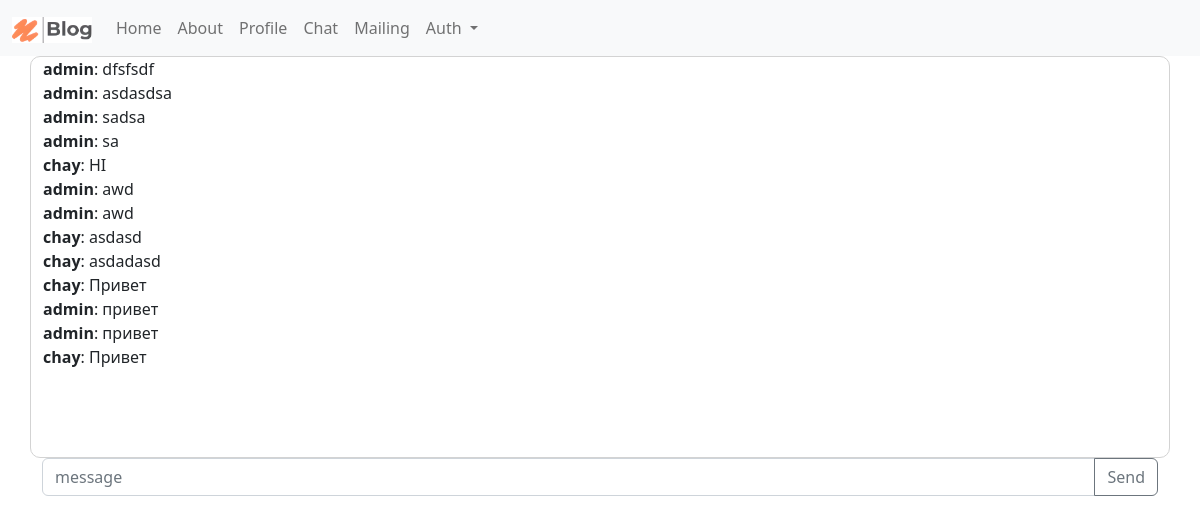
Page /chat/ on the committed database.
### chat/models.py (models this page shows)
class Message(models.Model):
    user = models.ForeignKey(User, related_name='messages', on_delete=models.CASCADE)
    content = models.TextField()
    date_added = models.DateTimeField(auto_now_add=True)
    class Meta:
        ordering = ('date_added',)

### chat/views.py (the view)
# urls.py: path('', views.lobby)
def lobby(request):
    messages = Message.objects.all()[::-1][0:25][::-1]
    return render(
        request,
        'chat/index.html', context={'messages': messages}
    )

### chat/templates/chat/index.html (shortened to what this page needs)
{% load static %}
<!DOCTYPE html>
<html lang="en">
<head>
    <link href="https://cdn.jsdelivr.net/npm/bootstrap@5.2.0-beta1/dist/css/bootstrap.min.css" rel="stylesheet">
</head>
<body>
    <nav class="navbar navbar-expand-lg bg-light">
  <div class="container-fluid">
    <a class="navbar-brand" href="/"><img src="{% static 'crblog/logo.png' %}" width="80px" height="auto"></a>
    <div class="collapse navbar-collapse" id="navbarSupportedContent">
      <ul class="navbar-nav me-auto mb-2 mb-lg-0">
          <li class="nav-item">
          <a class="nav-link" aria-current="page" href="/" >Home</a>
        </li>
        <li class="nav-item">
          <a class="nav-link" aria-current="page" href="/about/" >About</a>
        </li>
        <li class="nav-item">
          <a class="nav-link" href="/profile/">Profile</a>
        </li>
          <li class="nav-item">
          <a class="nav-link" href="/chat/">Chat</a>
        </li>
          <li class="nav-item">
          <a class="nav-link" href="/emailSend/">Mailing</a>
        </li>
        <li class="nav-item dropdown">
          <a class="nav-link dropdown-toggle" href="#" id="navbarDropdown" role="button" data-bs-toggle="dropdown" aria-expanded="false">
            Auth
          </a>
        </li>
      </ul>
    </div>
  </div>
</nav>
    <section class="section has-text-white">
            <div class="container">
            <div class="row">
                {% if user.is_superuser %}
            <div class="col-12 col-md-8" style="border: solid 1px lightgray;border-radius: 10px;">
                <div class="box messages" id="chat-messages" style="">
                    {% for m in messages %}<b>{{ m.user.username }}</b>: {{ m.content }}<br>{% endfor %}
                </div>
            </div>
            <div class="col-12 col-md-4" style="border: solid 1px lightgray;border-radius: 10px">
                <h3>Online Users</h3>
                <div class="box messages" id="online" >
                </div>
            </div>
                {% else %}
                <div class="col-12" style="border: solid 1px lightgray;border-radius: 10px;">
                <div class="box messages" id="chat-messages" style="">
                    {% for m in messages %}<b>{{ m.user.username }}</b>: {{ m.content }}<br>{% endfor %}
                </div>
            </div>
                {% endif %}
            <div class="col-12" >
                <div class="box">
                    <div class="media">
                        <div class="media-content">
                            <form method="post" action="." id="form">
                                <div class="input-group mb-3">
                                  <input name="message" type="text" class="form-control" placeholder="message" aria-label="message" aria-describedby="button-addon2">
                                  <button type="submit" class="btn btn-outline-secondary" type="button" id="button-addon2">Send</button>
                                </div>
                            </form>
                        </div>
                    </div>
                </div>
            </div>
        </div>
            </div>
    </section>
</body>
</html>

### chat/templates/chat/index.html (style rules this page uses)
.messages { height: 400px; overflow-y: auto; }

### rows in the picture
Message: user.username "admin", content "dfsfsdf"
Message: user.username "admin", content "asdasdsa"
Message: user.username "admin", content "sadsa"
Message: user.username "admin", content "sa"
Message: user.username "chay", content "HI"
Message: user.username "admin", content "awd"
Message: user.username "admin", content "awd"
Message: user.username "chay", content "asdasd"
Message: user.username "chay", content "asdadasd"
Message: user.username "chay", content "Привет"
Message: user.username "admin", content "привет"
Message: user.username "admin", content "привет"
Message: user.username "chay", content "Привет"
